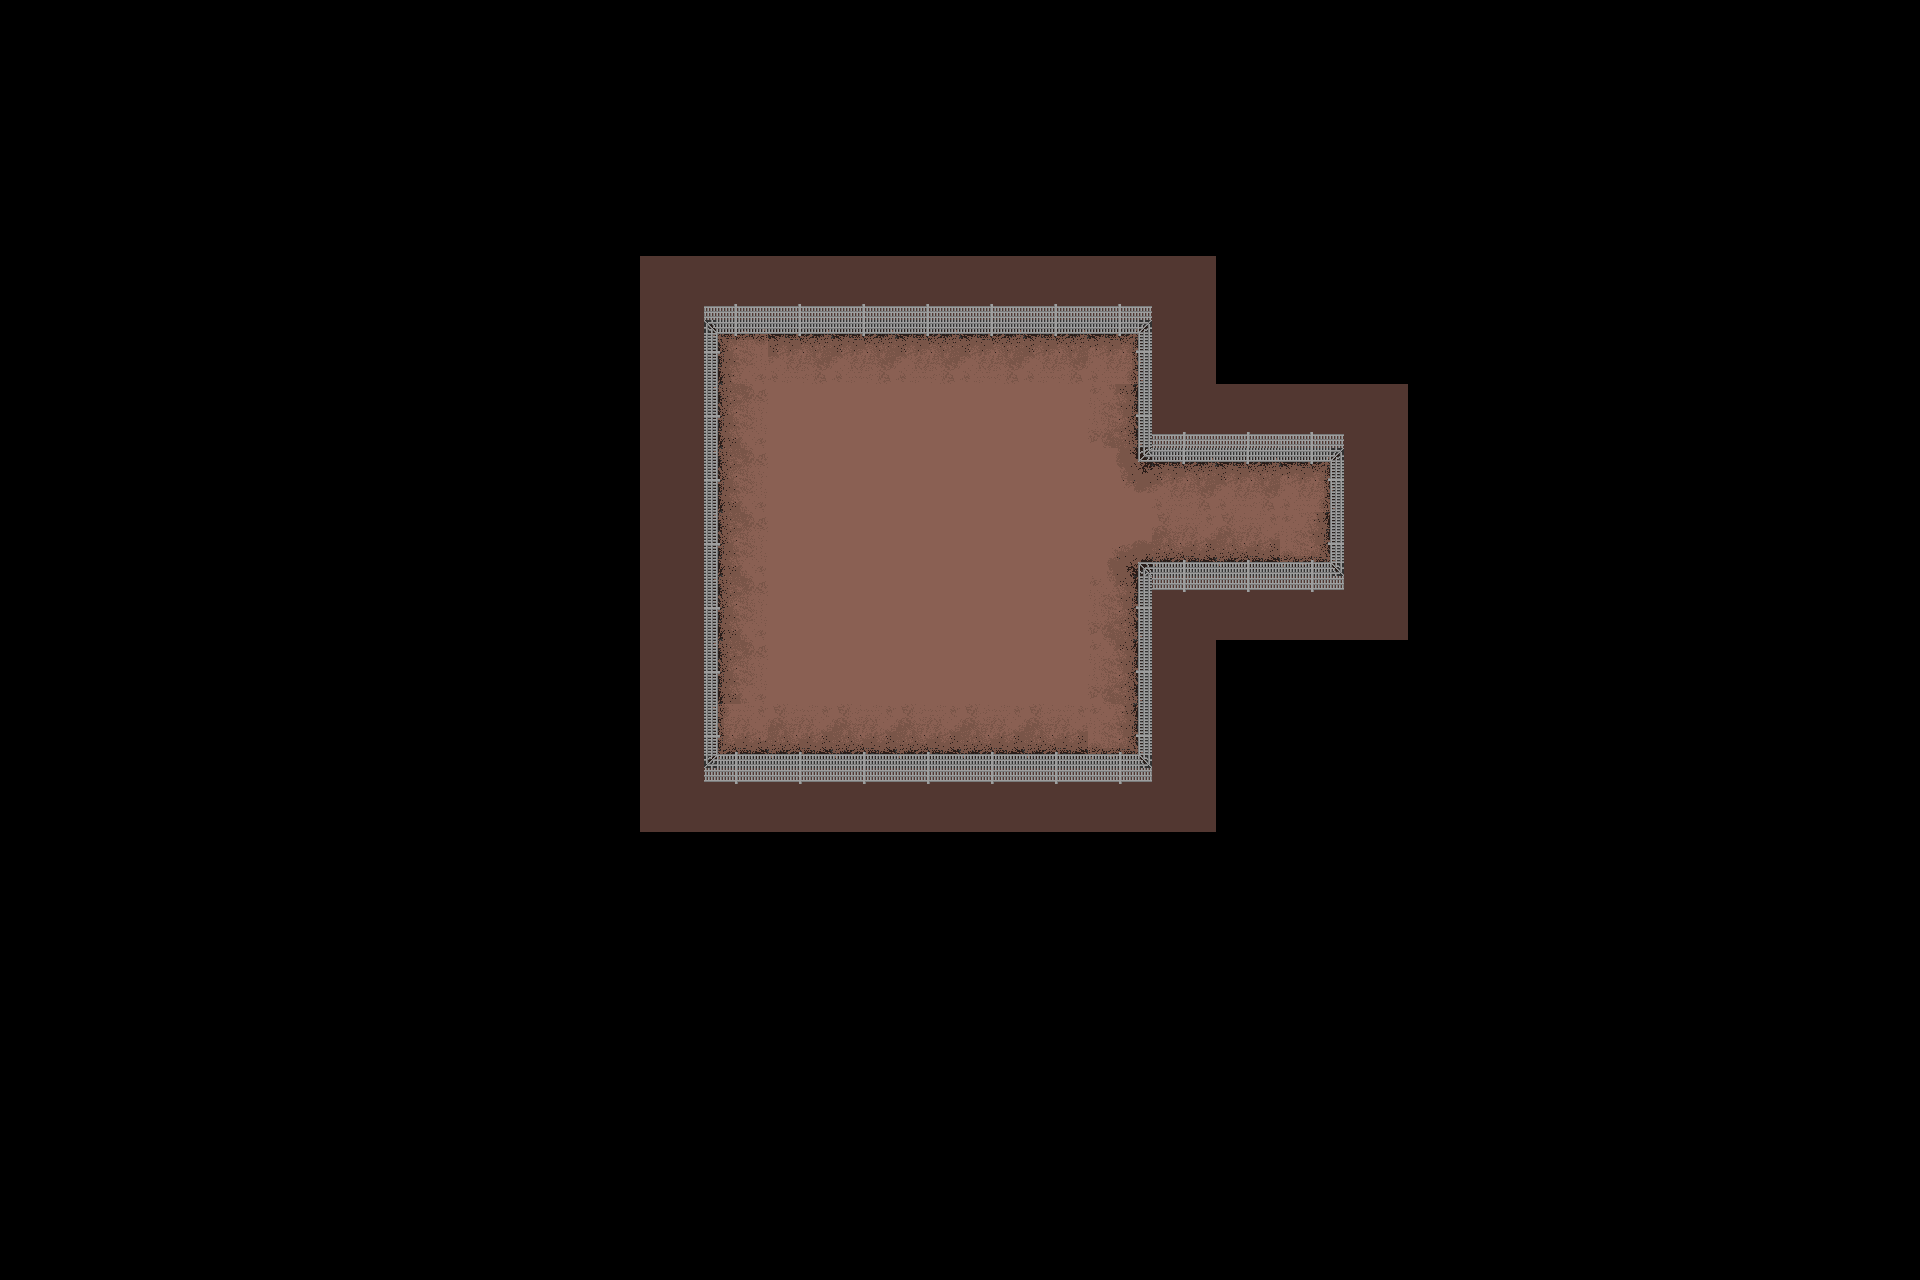

A 2D game scene composited from a Tiled map and its tileset images. What follows is a short description and the map's XML, with every tile layer's data as written:
An orthogonal 30x20 tile map with 64x64 px tiles, 1 tile layer (Background), 3 hidden layers not drawn, 3 tilesets and 1 object.

<map version="1.10" tiledversion="1.11.2" orientation="orthogonal" renderorder="right-down" width="30" height="20" tilewidth="64" tileheight="64" infinite="0" nextlayerid="11" nextobjectid="18">
 <tileset firstgid="1" source="../Tiled/BasicTileset.tsx" />
 <tileset firstgid="13" source="../Tiled/EnemyPaths.tsx" />
 <tileset firstgid="42" source="../Tiled/Objects.tsx" />
 <layer id="1" name="Background" width="30" height="20">
  <data encoding="csv">
0,0,0,0,0,0,0,0,0,0,0,0,0,0,0,0,0,0,0,0,0,0,0,0,0,0,0,0,0,0,
0,0,0,0,0,0,0,0,0,0,0,0,0,0,0,0,0,0,0,0,0,0,0,0,0,0,0,0,0,0,
0,0,0,0,0,0,0,0,0,0,0,0,0,0,0,0,0,0,0,0,0,0,0,0,0,0,0,0,0,0,
0,0,0,0,0,0,0,0,0,0,0,0,0,0,0,0,0,0,0,0,0,0,0,0,0,0,0,0,0,0,
0,0,0,0,0,0,0,0,0,0,8,1073741836,1073741836,1073741836,1073741836,1073741836,1073741836,1073741836,8,0,0,0,0,0,0,0,0,0,0,0,
0,0,0,0,0,0,0,0,0,0,8,1610612740,6,6,6,6,6,4,8,0,0,0,0,0,0,0,0,0,0,0,
0,0,0,0,0,0,0,0,0,0,8,1610612742,7,7,7,7,7,2684354566,3221225484,3221225484,1073741836,8,0,0,0,0,0,0,0,0,
0,0,0,0,0,0,0,0,0,0,8,1610612742,7,7,7,7,7,1610612741,6,6,4,8,0,0,0,0,0,0,0,0,
0,0,0,0,0,0,0,0,0,0,8,1610612742,7,7,7,7,7,5,3221225478,3221225478,2684354564,8,0,0,0,0,0,0,0,0,
0,0,0,0,0,0,0,0,0,0,8,1610612742,7,7,7,7,7,2684354566,2147483660,2147483660,2147483660,8,0,0,0,0,0,0,0,0,
0,0,0,0,0,0,0,0,0,0,8,1610612742,7,7,7,7,7,2684354566,8,0,0,0,0,0,0,0,0,0,0,0,
0,0,0,0,0,0,0,0,0,0,8,3221225476,3221225478,3221225478,3221225478,3221225478,3221225478,2684354564,8,0,0,0,0,0,0,0,0,0,0,0,
0,0,0,0,0,0,0,0,0,0,8,2147483660,2147483660,2147483660,2147483660,2147483660,2147483660,2147483660,8,0,0,0,0,0,0,0,0,0,0,0,
0,0,0,0,0,0,0,0,0,0,0,0,0,0,0,0,0,0,0,0,0,0,0,0,0,0,0,0,0,0,
0,0,0,0,0,0,0,0,0,0,0,0,0,0,0,0,0,0,0,0,0,0,0,0,0,0,0,0,0,0,
0,0,0,0,0,0,0,0,0,0,0,0,0,0,0,0,0,0,0,0,0,0,0,0,0,0,0,0,0,0,
0,0,0,0,0,0,0,0,0,0,0,0,0,0,0,0,0,0,0,0,0,0,0,0,0,0,0,0,0,0,
0,0,0,0,0,0,0,0,0,0,0,0,0,0,0,0,0,0,0,0,0,0,0,0,0,0,0,0,0,0,
0,0,0,0,0,0,0,0,0,0,0,0,0,0,0,0,0,0,0,0,0,0,0,0,0,0,0,0,0,0,
0,0,0,0,0,0,0,0,0,0,0,0,0,0,0,0,0,0,0,0,0,0,0,0,0,0,0,0,0,0
</data>
 </layer>
 <layer id="9" name="interactions" width="30" height="20" visible="0">
  <data encoding="csv">
0,0,0,0,0,0,0,0,0,0,0,0,0,0,0,0,0,0,0,0,0,0,0,0,0,0,0,0,0,0,
0,0,0,0,0,0,0,0,0,0,0,0,0,0,0,0,0,0,0,0,0,0,0,0,0,0,0,0,0,0,
0,0,0,0,0,0,0,0,0,0,0,0,0,0,0,0,0,0,0,0,0,0,0,0,0,0,0,0,0,0,
0,0,0,0,0,0,0,0,0,0,0,0,0,0,0,0,0,0,0,0,0,0,0,0,0,0,0,0,0,0,
0,0,0,0,0,0,0,0,0,0,0,0,0,0,0,0,0,0,0,0,0,0,0,0,0,0,0,0,0,0,
0,0,0,0,0,0,0,0,0,0,0,0,0,0,0,0,0,0,0,0,0,0,0,0,0,0,0,0,0,0,
0,0,0,0,0,0,0,0,0,0,0,0,0,0,0,0,0,0,0,0,0,0,0,0,0,0,0,0,0,0,
0,0,0,0,0,0,0,0,0,0,0,0,0,37,0,0,0,0,0,38,38,0,0,0,0,0,0,0,0,0,
0,0,0,0,0,0,0,0,0,0,0,0,0,37,0,0,0,0,0,38,38,0,0,0,0,0,0,0,0,0,
0,0,0,0,0,0,0,0,0,0,0,0,0,0,0,0,0,0,0,0,0,0,0,0,0,0,0,0,0,0,
0,0,0,0,0,0,0,0,0,0,0,0,0,0,0,0,0,0,0,0,0,0,0,0,0,0,0,0,0,0,
0,0,0,0,0,0,0,0,0,0,0,0,0,0,0,0,0,0,0,0,0,0,0,0,0,0,0,0,0,0,
0,0,0,0,0,0,0,0,0,0,0,0,0,0,0,0,0,0,0,0,0,0,0,0,0,0,0,0,0,0,
0,0,0,0,0,0,0,0,0,0,0,0,0,0,0,0,0,0,0,0,0,0,0,0,0,0,0,0,0,0,
0,0,0,0,0,0,0,0,0,0,0,0,0,0,0,0,0,0,0,0,0,0,0,0,0,0,0,0,0,0,
0,0,0,0,0,0,0,0,0,0,0,0,0,0,0,0,0,0,0,0,0,0,0,0,0,0,0,0,0,0,
0,0,0,0,0,0,0,0,0,0,0,0,0,0,0,0,0,0,0,0,0,0,0,0,0,0,0,0,0,0,
0,0,0,0,0,0,0,0,0,0,0,0,0,0,0,0,0,0,0,0,0,0,0,0,0,0,0,0,0,0,
0,0,0,0,0,0,0,0,0,0,0,0,0,0,0,0,0,0,0,0,0,0,0,0,0,0,0,0,0,0,
0,0,0,0,0,0,0,0,0,0,0,0,0,0,0,0,0,0,0,0,0,0,0,0,0,0,0,0,0,0
</data>
 </layer>
 <layer id="2" name="Walls" width="30" height="20" visible="0">
  <data encoding="csv">
0,0,0,0,0,0,0,0,0,0,0,0,0,0,0,0,0,0,0,0,0,0,0,0,0,0,0,0,0,0,
0,0,0,0,0,0,0,0,0,0,0,0,0,0,0,0,0,0,0,0,0,0,0,0,0,0,0,0,0,0,
0,0,0,0,0,0,0,0,0,0,0,0,0,0,0,0,0,0,0,0,0,0,0,0,0,0,0,0,0,0,
0,0,0,0,0,0,0,0,0,0,0,0,0,0,0,0,0,0,0,0,0,0,0,0,0,0,0,0,0,0,
0,0,0,0,0,0,0,0,0,0,8,8,8,8,8,8,8,8,8,0,0,0,0,0,0,0,0,0,0,0,
0,0,0,0,0,0,0,0,0,0,8,0,0,0,0,0,0,0,8,0,0,0,0,0,0,0,0,0,0,0,
0,0,0,0,0,0,0,0,0,0,8,0,0,0,0,0,0,0,8,8,8,8,0,0,0,0,0,0,0,0,
0,0,0,0,0,0,0,0,0,0,8,0,0,0,0,0,0,0,0,0,0,8,0,0,0,0,0,0,0,0,
0,0,0,0,0,0,0,0,0,0,8,0,0,0,0,0,0,0,0,0,0,8,0,0,0,0,0,0,0,0,
0,0,0,0,0,0,0,0,0,0,8,0,0,0,0,0,0,0,8,8,8,8,0,0,0,0,0,0,0,0,
0,0,0,0,0,0,0,0,0,0,8,0,0,0,0,0,0,0,8,0,0,0,0,0,0,0,0,0,0,0,
0,0,0,0,0,0,0,0,0,0,8,0,0,0,0,0,0,0,8,0,0,0,0,0,0,0,0,0,0,0,
0,0,0,0,0,0,0,0,0,0,8,8,8,8,8,8,8,8,8,0,0,0,0,0,0,0,0,0,0,0,
0,0,0,0,0,0,0,0,0,0,0,0,0,0,0,0,0,0,0,0,0,0,0,0,0,0,0,0,0,0,
0,0,0,0,0,0,0,0,0,0,0,0,0,0,0,0,0,0,0,0,0,0,0,0,0,0,0,0,0,0,
0,0,0,0,0,0,0,0,0,0,0,0,0,0,0,0,0,0,0,0,0,0,0,0,0,0,0,0,0,0,
0,0,0,0,0,0,0,0,0,0,0,0,0,0,0,0,0,0,0,0,0,0,0,0,0,0,0,0,0,0,
0,0,0,0,0,0,0,0,0,0,0,0,0,0,0,0,0,0,0,0,0,0,0,0,0,0,0,0,0,0,
0,0,0,0,0,0,0,0,0,0,0,0,0,0,0,0,0,0,0,0,0,0,0,0,0,0,0,0,0,0,
0,0,0,0,0,0,0,0,0,0,0,0,0,0,0,0,0,0,0,0,0,0,0,0,0,0,0,0,0,0
</data>
 </layer>
 <objectgroup id="10" name="Shop">
  <object id="17" gid="43" x="809.5" y="559.833" width="116.333" height="116.333" />
 </objectgroup>
 <layer id="8" name="spawns" width="30" height="20" visible="0">
  <data encoding="csv">
0,0,0,0,0,0,0,0,0,0,0,0,0,0,0,0,0,0,0,0,0,0,0,0,0,0,0,0,0,0,
0,0,0,0,0,0,0,0,0,0,0,0,0,0,0,0,0,0,0,0,0,0,0,0,0,0,0,0,0,0,
0,0,0,0,0,0,0,0,0,0,0,0,0,0,0,0,0,0,0,0,0,0,0,0,0,0,0,0,0,0,
0,0,0,0,0,0,0,0,0,0,0,0,0,0,0,0,0,0,0,0,0,0,0,0,0,0,0,0,0,0,
0,0,0,0,0,0,0,0,0,0,0,0,0,0,0,0,0,0,0,0,0,0,0,0,0,0,0,0,0,0,
0,0,0,0,0,0,0,0,0,0,0,0,0,0,0,0,0,0,0,0,0,0,0,0,0,0,0,0,0,0,
0,0,0,0,0,0,0,0,0,0,0,0,0,0,0,0,0,0,0,0,0,0,0,0,0,0,0,0,0,0,
0,0,0,0,0,0,0,0,0,0,0,0,0,0,0,0,0,0,0,0,0,0,0,0,0,0,0,0,0,0,
0,0,0,0,0,0,0,0,0,0,0,0,0,0,0,0,0,0,0,0,0,0,0,0,0,0,0,0,0,0,
0,0,0,0,0,0,0,0,0,0,0,0,0,0,0,0,0,0,0,0,0,0,0,0,0,0,0,0,0,0,
0,0,0,0,0,0,0,0,0,0,0,0,0,0,34,0,0,0,0,0,0,0,0,0,0,0,0,0,0,0,
0,0,0,0,0,0,0,0,0,0,0,0,0,0,0,0,0,0,0,0,0,0,0,0,0,0,0,0,0,0,
0,0,0,0,0,0,0,0,0,0,0,0,0,0,0,0,0,0,0,0,0,0,0,0,0,0,0,0,0,0,
0,0,0,0,0,0,0,0,0,0,0,0,0,0,0,0,0,0,0,0,0,0,0,0,0,0,0,0,0,0,
0,0,0,0,0,0,0,0,0,0,0,0,0,0,0,0,0,0,0,0,0,0,0,0,0,0,0,0,0,0,
0,0,0,0,0,0,0,0,0,0,0,0,0,0,0,0,0,0,0,0,0,0,0,0,0,0,0,0,0,0,
0,0,0,0,0,0,0,0,0,0,0,0,0,0,0,0,0,0,0,0,0,0,0,0,0,0,0,0,0,0,
0,0,0,0,0,0,0,0,0,0,0,0,0,0,0,0,0,0,0,0,0,0,0,0,0,0,0,0,0,0,
0,0,0,0,0,0,0,0,0,0,0,0,0,0,0,0,0,0,0,0,0,0,0,0,0,0,0,0,0,0,
0,0,0,0,0,0,0,0,0,0,0,0,0,0,0,0,0,0,0,0,0,0,0,0,0,0,0,0,0,0
</data>
 </layer>
</map>
